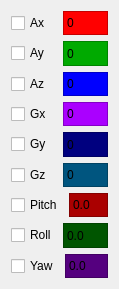
      <widget class="QWidget" name="scrollAreaWidgetContents">
       <property name="geometry">
        <rect>
         <x>0</x>
         <y>0</y>
         <width>119</width>
         <height>289</height>
        </rect>
       </property>
       <layout class="QGridLayout" name="gridLayout">
        <item row="0" column="0">
         <layout class="QHBoxLayout" name="horizontalLayout_2">
          <item>
           <widget class="QCheckBox" name="ax_checkBox">
            <property name="text">
             <string>Ax</string>
            </property>
           </widget>
          </item>
          <item>
           <widget class="QLabel" name="ax_label">
            <property name="toolTip">
             <string>acceleration value of X axis</string>
            </property>
            <property name="styleSheet">
             <string notr="true">background-color: rgb(255, 0, 0);</string>
            </property>
            <property name="frameShape">
             <enum>QFrame::StyledPanel</enum>
            </property>
            <property name="frameShadow">
             <enum>QFrame::Raised</enum>
            </property>
            <property name="text">
             <string>0</string>
            </property>
           </widget>
          </item>
         </layout>
        </item>
        <item row="1" column="0">
         <layout class="QHBoxLayout" name="horizontalLayout">
          <item>
           <widget class="QCheckBox" name="ay_checkBox">
            <property name="text">
             <string>Ay</string>
            </property>
           </widget>
          </item>
          <item>
           <widget class="QLabel" name="ay_label">
            <property name="toolTip">
             <string>acceleration value of Y axis</string>
            </property>
            <property name="styleSheet">
             <string notr="true">background-color: rgb(0, 170, 0);</string>
            </property>
            <property name="frameShape">
             <enum>QFrame::StyledPanel</enum>
            </property>
            <property name="frameShadow">
             <enum>QFrame::Raised</enum>
            </property>
            <property name="text">
             <string>0</string>
            </property>
           </widget>
          </item>
         </layout>
        </item>
        <item row="2" column="0">
         <layout class="QHBoxLayout" name="horizontalLayout_3">
          <item>
           <widget class="QCheckBox" name="az_checkBox">
            <property name="text">
             <string>Az</string>
            </property>
           </widget>
          </item>
          <item>
           <widget class="QLabel" name="az_label">
            <property name="toolTip">
             <string>acceleration value of Z axis</string>
            </property>
            <property name="styleSheet">
             <string notr="true">background-color: rgb(0, 0, 255);</string>
            </property>
            <property name="frameShape">
             <enum>QFrame::StyledPanel</enum>
            </property>
            <property name="frameShadow">
             <enum>QFrame::Raised</enum>
            </property>
            <property name="text">
             <string>0</string>
            </property>
           </widget>
          </item>
         </layout>
        </item>
        <item row="3" column="0">
         <layout class="QHBoxLayout" name="horizontalLayout_4">
          <item>
           <widget class="QCheckBox" name="gx_checkBox">
            <property name="text">
             <string>Gx</string>
            </property>
           </widget>
          </item>
          <item>
           <widget class="QLabel" name="gx_label">
            <property name="toolTip">
             <string>angular rate  value of X axis</string>
            </property>
            <property name="styleSheet">
             <string notr="true">background-color: rgb(170, 0, 255);</string>
            </property>
            <property name="frameShape">
             <enum>QFrame::StyledPanel</enum>
            </property>
            <property name="frameShadow">
             <enum>QFrame::Raised</enum>
            </property>
            <property name="text">
             <string>0</string>
            </property>
           </widget>
          </item>
         </layout>
        </item>
        <item row="4" column="0">
         <layout class="QHBoxLayout" name="horizontalLayout_5">
          <item>
           <widget class="QCheckBox" name="gy_checkBox">
            <property name="text">
             <string>Gy</string>
            </property>
           </widget>
          </item>
          <item>
           <widget class="QLabel" name="gy_label">
            <property name="toolTip">
             <string>angular rate  value of Y axis</string>
            </property>
            <property name="styleSheet">
             <string notr="true">background-color: rgb(0, 0, 127);</string>
            </property>
            <property name="frameShape">
             <enum>QFrame::StyledPanel</enum>
            </property>
            <property name="frameShadow">
             <enum>QFrame::Raised</enum>
            </property>
            <property name="text">
             <string>0</string>
            </property>
           </widget>
          </item>
         </layout>
        </item>
        <item row="5" column="0">
         <layout class="QHBoxLayout" name="horizontalLayout_6">
          <item>
           <widget class="QCheckBox" name="gz_checkBox">
            <property name="text">
             <string>Gz</string>
            </property>
           </widget>
          </item>
          <item>
           <widget class="QLabel" name="gz_label">
            <property name="toolTip">
             <string>angular rate  value of Z axis</string>
            </property>
            <property name="styleSheet">
             <string notr="true">background-color: rgb(0, 85, 127);</string>
            </property>
            <property name="frameShape">
             <enum>QFrame::StyledPanel</enum>
            </property>
            <property name="frameShadow">
             <enum>QFrame::Raised</enum>
            </property>
            <property name="text">
             <string>0</string>
            </property>
           </widget>
          </item>
         </layout>
        </item>
        <item row="6" column="0">
         <layout class="QHBoxLayout" name="horizontalLayout_7">
          <item>
           <widget class="QCheckBox" name="pitch_checkBox">
            <property name="text">
             <string>Pitch</string>
            </property>
           </widget>
          </item>
          <item>
           <widget class="QLabel" name="pitch_label">
            <property name="toolTip">
             <string>tilt angle of Pitch in degree</string>
            </property>
            <property name="styleSheet">
             <string notr="true">background-color: rgb(170, 0, 0);</string>
            </property>
            <property name="frameShape">
             <enum>QFrame::StyledPanel</enum>
            </property>
            <property name="frameShadow">
             <enum>QFrame::Raised</enum>
            </property>
            <property name="text">
             <string>0.0</string>
            </property>
           </widget>
          </item>
         </layout>
        </item>
        <item row="7" column="0">
         <layout class="QHBoxLayout" name="horizontalLayout_8">
          <item>
           <widget class="QCheckBox" name="roll_checkBox">
            <property name="text">
             <string>Roll</string>
            </property>
           </widget>
          </item>
          <item>
           <widget class="QLabel" name="roll_label">
            <property name="toolTip">
             <string>tilt angle of Roll in degree</string>
            </property>
            <property name="styleSheet">
             <string notr="true">background-color: rgb(0, 85, 0);</string>
            </property>
            <property name="frameShape">
             <enum>QFrame::StyledPanel</enum>
            </property>
            <property name="frameShadow">
             <enum>QFrame::Raised</enum>
            </property>
            <property name="text">
             <string>0.0</string>
            </property>
           </widget>
          </item>
         </layout>
        </item>
        <item row="8" column="0">
         <layout class="QHBoxLayout" name="horizontalLayout_9">
          <item>
           <widget class="QCheckBox" name="yaw_checkBox">
            <property name="text">
             <string>Yaw</string>
            </property>
           </widget>
          </item>
          <item>
           <widget class="QLabel" name="yaw_label">
            <property name="toolTip">
             <string>tilt angle of Yaw in degree</string>
            </property>
            <property name="styleSheet">
             <string notr="true">background-color: rgb(85, 0, 127);</string>
            </property>
            <property name="frameShape">
             <enum>QFrame::StyledPanel</enum>
            </property>
            <property name="frameShadow">
             <enum>QFrame::Raised</enum>
            </property>
            <property name="text">
             <string>0.0</string>
            </property>
           </widget>
          </item>
         </layout>
        </item>
       </layout>
      </widget>
